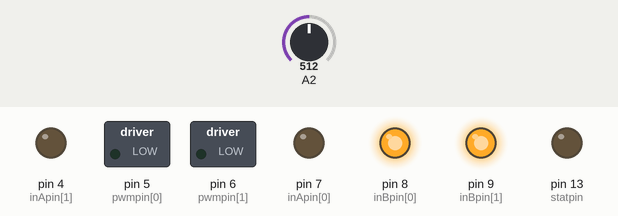
Simulated run of this sketch. Board: Arduino Uno, built with avr-gcc and run on an emulated ATmega328P. Shown: switched loads named in the sketch (green lamp = pin HIGH), output pins drawn as LEDs (lit = HIGH). The test bench sets the inputs (shaded band); at power-on: A2 = 512. The ROS host is connected and sends only what is stated; what the sketch prints to the serial monitor is not drawn.

Above: at 0.1 s.
Timing chart, 0 to 1.6 s (numbered marks = the images above):
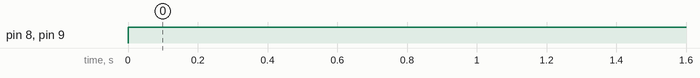

The sketch:

monster_driver.ino
```cpp
// (licence header left out)
#include <ros.h>
#include "std_msgs/String.h"
#include "std_msgs/Float32MultiArray.h"
#include "std_msgs/Int32MultiArray.h"
#include "stdlib.h"
#include <string>


#define BRAKEVCC 0
#define UP  1
#define DOWN  2
#define BRAKEGND 3
#define CS_THRESHOLD 100
#define LEFTMOTOR 0
#define RIGHTMOTOR 1

/*  VNH2SP30 pin definitions
 xxx[0] controls '1' outputs
 xxx[1] controls '2' outputs */
int inApin[2] = {7, 4};  // INA: Clockwise input
int inBpin[2] = {8, 9}; // INB: Counter-clockwise input
int pwmpin[2] = {5, 6}; // PWM input
int cspin[2] = {2, 3}; // CS: Current sense ANALOG input
int enpin[2] = {0, 1}; // EN: Status of switches output (Analog pin)

int statpin = 13;
int moveflag=0;
int flipperspeed=0;
int flippercommand=0;

enum mode {
    Asynchronous=1,
    Synchronous,
    DynamixelArm
};

enum command{
    STOP=0,

    LFU=10,
    LFD=20,

    LBU=30,
    LBD=40,

    RFU=50,
    RFD=60,

    RBU=70,
    RBD=80,

    LRFU=90,
    LRFD=100,

    LRBU=110,
    LRBD=120,

    FRONT=130,
    BACK=140,
    RIGHT=150,
    LEFT=160,

};

std_msgs::Int32MultiArray mtcmd;
std_msgs::Float32MultiArray IMU_data;
//1:crawler 2:flipper 3:flippper speed 4:crawler speed
void back_flip_callback(const std_msgs::Int32MultiArray &flipcmd){
    mtcmd.data[0] = flipcmd.data[0];
    mtcmd.data[1] = flipcmd.data[1];
    mtcmd.data[2] = flipcmd.data[2];
    mtcmd.data[3] = flipcmd.data[3];
    moveflag = flipcmd.data[4];

    flipperspeed=mtcmd.data[2];
    flippercommand=mtcmd.data[1];

}
ros::NodeHandle nh;


ros::Subscriber<std_msgs::Int32MultiArray> sub("opencr_fli", &back_flip_callback);
ros::Publisher IMU_Publisher("imu_pub",&IMU_data);


void setup()
{
  Serial.begin(9600);
   nh.initNode();
   nh.advertise(IMU_Publisher);
   nh.subscribe(sub);


  pinMode(statpin, OUTPUT);

  // Initialize digital pins as outputs
  for (int i=0; i<2; i++)
  {
    pinMode(inApin[i], OUTPUT);
    pinMode(inBpin[i], OUTPUT);
    pinMode(pwmpin[i], OUTPUT);
  }
  // Initialize braked
  for (int i=0; i<2; i++)
  {
    digitalWrite(inApin[i], LOW);
    digitalWrite(inBpin[i], LOW);
  }
  // motorGo(0, CW, 1023);
  // motorGo(1, CCW, 1023);
}

void loop()
{
  //motorGo(0, CW, 1023);
  //motorGo(1, CCW, 1023);
 // delay(500);

  //motorGo(0, CCW, 1023);
 // motorGo(1, CW, 1023);
  //delay(500);
  Serial.println(flipperspeed);
  Serial.println(flippercommand);
  flipper_drive(flipperspeed,flippercommand);

  if ((analogRead(cspin[0]) < CS_THRESHOLD) && (analogRead(cspin[1]) < CS_THRESHOLD))
    digitalWrite(statpin, HIGH);
     nh.spinOnce();
}

void motorOff(int motor)
{
  // Initialize braked
  for (int i=0; i<2; i++)
  {
    digitalWrite(inApin[i], LOW);
    digitalWrite(inBpin[i], LOW);
  }
  analogWrite(pwmpin[motor], 0);
}

/* motorGo() will set a motor going in a specific direction
 the motor will continue going in that direction, at that speed
 until told to do otherwise.

 motor: this should be either 0 or 1, will selet which of the two
 motors to be controlled

 direct: Should be between 0 and 3, with the following result
 0: Brake to VCC
 1: Clockwise
 2: CounterClockwise
 3: Brake to GND

 pwm: should be a value between ? and 1023, higher the number, the faster
 it'll go
 */
void driveflipper(uint8_t motor, uint8_t direct, uint8_t pwm)
{
  if (motor <= 1)
  {
    if (direct <=4)
    {
      // Set inA[motor]
      if (direct <=1)
        digitalWrite(inApin[motor], HIGH);
      else
        digitalWrite(inApin[motor], LOW);

      // Set inB[motor]
      if ((direct==0)||(direct==2))
        digitalWrite(inBpin[motor], HIGH);
      else
        digitalWrite(inBpin[motor], LOW);

      analogWrite(pwmpin[motor], pwm);
    }
  }
}
/*STOP=0,

    LFU=10,
    LFD=20,

    LBU=30,
    LBD=40,

    RFU=50,
    RFD=60,

    RBU=70,
    RBD=80,

    LRFU=90,
    LRFD=100,

    LRBU=110,
    LRBD=120,

    FRONT=130,
    BACK=140,
    RIGHT=150,
    LEFT=160,*/
/*#define BRAKEVCC 0
#define UP  1
#define DOWN  2
#define BRAKEGND 3
#define CS_THRESHOLD 100
#define LEFTMOTOR 0
#define RIGHTMOTOR 1*/

  // motorGo(0, CW, 1023);
  // motorGo(1, CCW, 1023);
void flipper_drive(int velosity, int command){
    switch (command)
  {
      case LBU:
      driveflipper(LEFTMOTOR,UP,velosity);
      break;

      case LBD:
      driveflipper(LEFTMOTOR,DOWN,velosity);
      break;

      case RBU:
      driveflipper(RIGHTMOTOR,UP,velosity);
      break;

      case RBD:
      driveflipper(RIGHTMOTOR,DOWN,velosity);
      break;

      case LRBU:
      driveflipper(LEFTMOTOR,UP,velosity);
      driveflipper(RIGHTMOTOR,UP,velosity);
      break;

      case LRBD:
      driveflipper(LEFTMOTOR,DOWN,velosity);
      driveflipper(RIGHTMOTOR,DOWN,velosity);
      break;

      case STOP:
      driveflipper(LEFTMOTOR,DOWN,0);
      driveflipper(RIGHTMOTOR,DOWN,0);
        break;


  }

}
```

Measured:
- by itself, pin 8 (inBpin[0]), pin 9 (inBpin[1]): LOW → HIGH at 0.00 s
